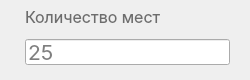
                   <widget class="QWidget" name="borderWidget_18" native="true">
                    <property name="maximumSize">
                     <size>
                      <width>16777215</width>
                      <height>68</height>
                     </size>
                    </property>
                    <layout class="QVBoxLayout" name="verticalLayout_143">
                     <property name="spacing">
                      <number>0</number>
                     </property>
                     <property name="leftMargin">
                      <number>0</number>
                     </property>
                     <property name="topMargin">
                      <number>0</number>
                     </property>
                     <property name="rightMargin">
                      <number>0</number>
                     </property>
                     <property name="bottomMargin">
                      <number>0</number>
                     </property>
                     <item>
                      <widget class="QWidget" name="widget_25" native="true">
                       <property name="minimumSize">
                        <size>
                         <width>250</width>
                         <height>0</height>
                        </size>
                       </property>
                       <property name="cursor">
                        <cursorShape>IBeamCursor</cursorShape>
                       </property>
                       <layout class="QVBoxLayout" name="verticalLayout_144">
                        <property name="spacing">
                         <number>10</number>
                        </property>
                        <property name="leftMargin">
                         <number>25</number>
                        </property>
                        <property name="topMargin">
                         <number>5</number>
                        </property>
                        <property name="rightMargin">
                         <number>20</number>
                        </property>
                        <property name="bottomMargin">
                         <number>15</number>
                        </property>
                        <item>
                         <widget class="QLabel" name="label_118">
                          <property name="minimumSize">
                           <size>
                            <width>0</width>
                            <height>24</height>
                           </size>
                          </property>
                          <property name="font">
                           <font>
                            <family>Inter</family>
                            <pointsize>12</pointsize>
                           </font>
                          </property>
                          <property name="styleSheet">
                           <string notr="true">color: #6D6D6D;</string>
                          </property>
                          <property name="text">
                           <string>Количество мест</string>
                          </property>
                         </widget>
                        </item>
                        <item>
                         <widget class="QLineEdit" name="addRoute_seats">
                          <property name="minimumSize">
                           <size>
                            <width>0</width>
                            <height>26</height>
                           </size>
                          </property>
                          <property name="font">
                           <font>
                            <family>Inter</family>
                            <pointsize>16</pointsize>
                           </font>
                          </property>
                          <property name="inputMask">
                           <string/>
                          </property>
                          <property name="text">
                           <string/>
                          </property>
                          <property name="placeholderText">
                           <string>25</string>
                          </property>
                         </widget>
                        </item>
                       </layout>
                      </widget>
                     </item>
                    </layout>
                   </widget>
